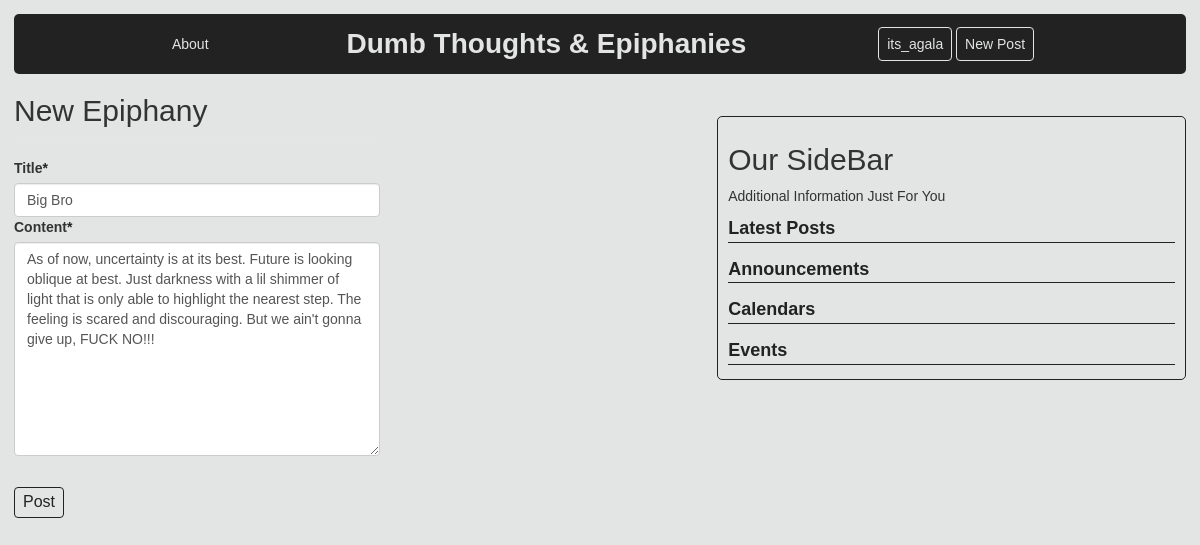
Page /post/1/update (signed in) on the committed database.
### blog/models.py (models this page shows, shortened)
class Post(models.Model):
    title = models.CharField(max_length=100)
    content = models.TextField()
    date_posted = models.DateTimeField(default=timezone.now)
    author = models.ForeignKey(User, on_delete=models.CASCADE)

### blog/views.py (the view, shortened to what this page needs)
# urls.py: path('post/<int:pk>/update', PostUpdateView.as_view(), name='post-update'),
class PostUpdateView(LoginRequiredMixin,UserPassesTestMixin,UpdateView):
    model = Post
    fields = ['title','content']
    def test_func(self):
        post = self.get_object()
        if self.request.user == post.author:
            return True
        else:
            return False

### blog/templates/blog/post_form.html (shortened to what this page needs)
{% extends 'blog/base.html' %}
{% load crispy_forms_tags %}
{% block content %}
<div class="content-section">
    <form method="post">
        <fieldset class="form-group">
            <legend class="border-bottom mb-4"><h2> New Epiphany </h2></legend>
            {{ form|crispy }}
        </fieldset>
        <div class="form-group">
            <button type="submit" class="update-btn"> Post</button>
        </div>
    </form>
</div>
{% endblock content %}

### blog/templates/blog/base.html (shortened to what this page needs)
<!DOCTYPE html>
<html lang="en">
  <head>
    <link rel="stylesheet" href="https://cdn.jsdelivr.net/npm/bootstrap@3.4.1/dist/css/bootstrap.min.css">
    {% load static %}
    <link rel="stylesheet" href="{% static 'css/base.css' %}">
  </head>
  <body>
    <nav class="nav">
      <div class="home-about">
          <a href="{% url 'blog-home' %}#about">About</a>
      </div>
      <strong><a href="{% url 'blog-home' %}" class="logo">Dumb Thoughts & Epiphanies</a></strong>
      {% if user.is_authenticated %}
      <div class="register">
        <a href="{% url 'account' %}">{{user.username}}</a>
        <a href="{% url 'post-create' %}">New Post</a>
    </div>
      {% else %}
      <div class="register">
          <a href="{% url 'register' %}">Get Started</a>
      </div>
      {% endif %}
    </nav>
    <div class="home">
      <div class="Post">
        {% block content %}{% endblock %}
      </div>
      <aside class="aside">
        <h2>Our SideBar</h2>
        <p>Additional Information Just For You</p>
        <div class="pss">
            <a href="{% url 'blog-home' %}">Latest Posts</a>
            <a href="#">Announcements</a>
            <a href="#">Calendars</a>
            <a href="#">Events</a>
        </div>
      </aside>
    </div>
  </body>
</html>

### blog/static/css/base.css (style rules this page uses)
* { box-sizing: border-box; font-family: 'PT Sans', sans-serif; text-decoration: none; }
body { background-color: #e3e4e4; padding: 1em; overflow-x: hidden; }
.nav { background-color: #222; padding:1rem 2rem; display: flex; align-items: center; justify-content: space-between; border-radius: 5px; margin-top: 0; }
.logo { font-size: 28px; color: #e3e4e4; }
.home-about a, .register a { color: #e3e4e4; }
.home-about a { padding: 6px; border-radius: 4px; transition: all 0.4s ease-in; }
.register a { background-color: inherit; padding: 8px; border-radius: 4px; border: #e3e4e4 1px groove; transition: all 0.4s ease-in-out; }
.home { display: flex; justify-content: space-between; }
.aside { margin-top: 3em; width: 40%; height: fit-content; border: #222 groove 1px; padding: 6px 10px; padding-bottom: 1em; border-radius: 5px; }
.pss { display: flex; flex-direction: column; gap: 1em; }
.pss a { border-bottom: 1px solid; font-size: 18px; color: #222; font-weight: bold; transition: all 0.4s ease-in-out; }
span { color: #222; }
.update-btn { font-size: 16px; padding: 3px 8px; background-color: #e3e4e4; color: #222; border: #222 1px groove; border-radius: 4px; margin: 1em 0; transition: all 0.4s ease-in-out; }

### rows in the picture
Post: title "Big Bro", content "As of now, uncertainty is at its best. Future is looking oblique at best. Just darkness with a lil shimmer of light that is only able to highlight the nearest step. The feeling is scared and discouraging. But we ain't gonna give up, FUCK NO!!!"

### other values in the picture
{{ user.username }} "its_agala"
